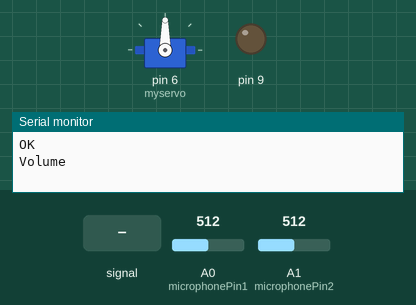
This sketch was run on a simulated Arduino Uno, built with avr-gcc and run on an emulated ATmega328P. Parts: servo, output pins drawn as LEDs (lit = HIGH), the last lines printed to the serial monitor. The test bench sets the inputs (shaded band); at power-on: A0 (microphonePin1) = 512, A1 (microphonePin2) = 512. Storage starts empty; the audio player accepts every command and is not drawn.

Above: at 1.2 s.
1.3 s: A0 (microphonePin1) fed a 200 Hz sine of ±460 counts around its level
At 3.3 s:
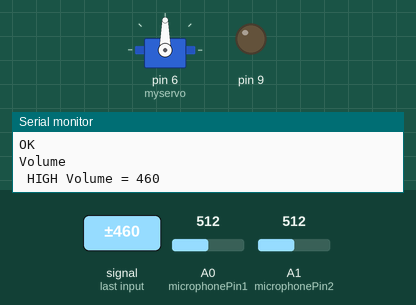
3.7 s: A1 (microphonePin2) fed a 200 Hz sine of ±81 counts around its level
Timing chart, 0 to 12.4 s (numbered marks = the images above; inputs shaded):
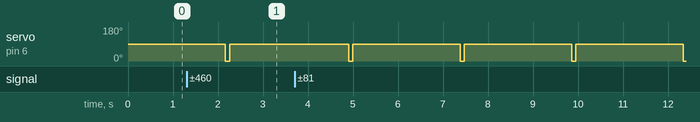

Measured:
- after the input at 1.3 s, servo on pin 6 (myservo): 90° → 0° after 0.86 s, → 90° 0.10 s later

The sketch:

ARC_385_A2B_TEST_9.ino
```cpp
#include "Servo.h"
#include "SD.h"
#include "TMRpcm.h"
#include "SPI.h"


const int chipSelect = 10;
const int microphonePin1 = A0;
const int microphonePin2 = A1;
int delayVal = 100;
int Level0 = 325;
int Level1 = 350;
int Level2 = 400;
int Level3 = 500;

TMRpcm tmrpcm;
Servo myservo;

void setup() {
  // put your setup code here, to run once:
  tmrpcm.speakerPin = 3;
  myservo.attach (6);
  pinMode (A0, INPUT);
  pinMode (A1, INPUT);
  pinMode (6, OUTPUT);
  pinMode (9, OUTPUT);

  Serial.begin (9600);
  if (!SD.begin(chipSelect)) {
    Serial.println("SD Fail");
    return;
  }
  Serial.println ("OK");
  tmrpcm.setVolume(6);
  Serial.println ("Volume");
}

void loop() {
  // put your main code here, to run repeatedly:
  int mn1 = 1024;
  int mx1 = 0;

  int mn2 = 1024;
  int mx2 = 0;

  for (int i = 0; i < 10000; ++i) {

    int val1 = analogRead(microphonePin1);

    mn1 = min(mn1, val1);
    mx1 = max(mx1, val1);

    int val2 = analogRead(microphonePin2);

    mn2 = min(mn2, val2);
    mx2 = max(mx2, val2);

  }

  int delta1 = mx1 - mn1; // delta gives an idea of the volume of sound detected
  int delta2 = mx2 - mn2;
  int Volume = (delta1 + delta2)/2;

//  if (Volume < Level0) {
//    Serial.print(" QUIET Volume = ");
//    Serial.println(Volume);
//
//  }

  if (Volume >= Level0 && Volume < Level1) {
    Serial.print(" LOW Volume = ");
    Serial.println(Volume);

    myservo.write (0);
    delay (delayVal);
    myservo.write (90);

    tmrpcm.play("1.wav");
    delay (1000);


  }

  else if (Volume >= Level1 && Volume < Level2) {
    Serial.print(" MEDIUM Volume = ");
    Serial.println(Volume);

    myservo.write (0);
    delay (delayVal);
    myservo.write (90);

    tmrpcm.play("2.wav");
    delay (750);
  }

  else if (Volume >= Level2 && Volume < Level3) {
    Serial.print(" HIGH Volume = ");
    Serial.println(Volume);

    myservo.write (0);
    delay (delayVal);
    myservo.write (90);

    tmrpcm.play("3.wav");
    delay (500);
  }

  else if (Volume >= Level3 ) {
    Serial.print(" UNACCEPTABLE!! Volume = ");
    Serial.println(Volume);
    myservo.write (0);
    delay (delayVal-=5);
    myservo.write (90);

    tmrpcm.play("4.wav");
    delay (250);
  }
  else {
    Serial.print(" QUIET Volume = ");
    Serial.println(Volume);
  }

}
```
